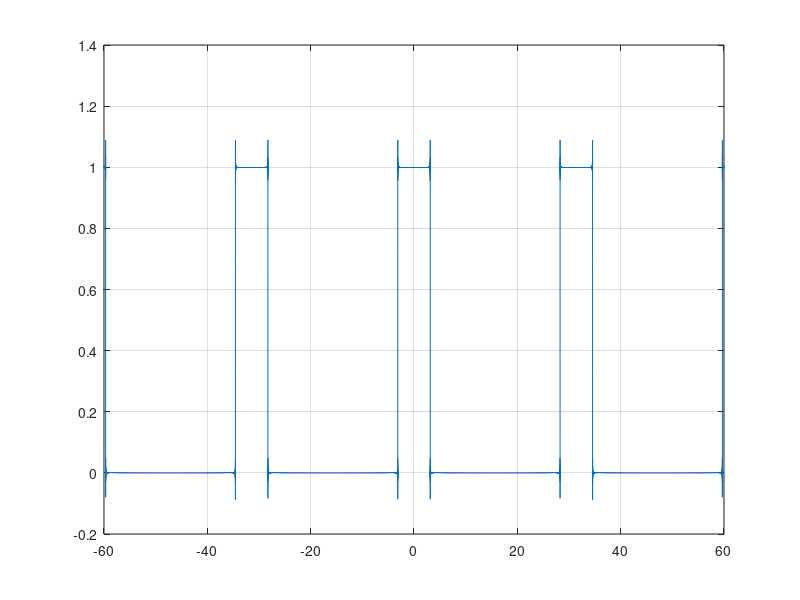

This figure's MATLAB source:
t=-60:0.001:60;
T=10*pi;
w=2*pi*(1/T)
a0 = 1/5
ft=a0
for n=1:6000
  k=n*pi
  ft = ft+(2/k)*sin(k/5)*cos(n*w*t);
end
plot(t,ft)
grid
